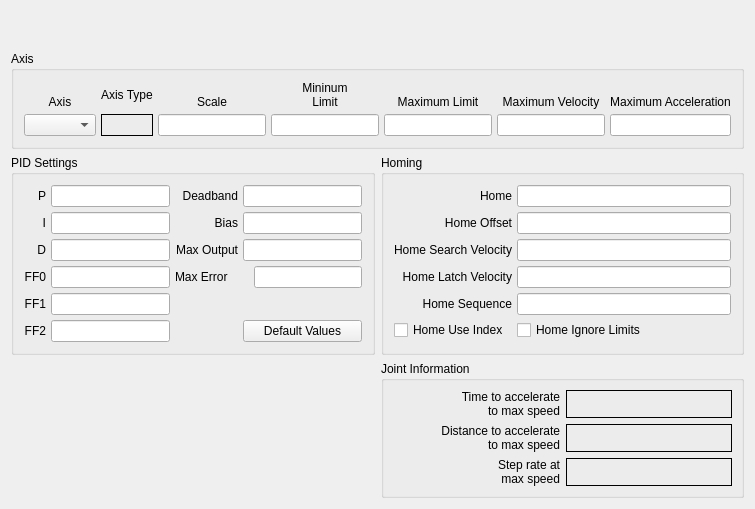
              <widget class="QWidget" name="joint2tab_2">
               <attribute name="title">
                <string>Joint 2</string>
               </attribute>
               <layout class="QGridLayout" name="gridLayout_64">
                <item row="2" column="1">
                 <widget class="QGroupBox" name="groupBox_24">
                  <property name="title">
                   <string>Homing</string>
                  </property>
                  <layout class="QGridLayout" name="gridLayout_67">
                   <property name="margin">
                    <number>10</number>
                   </property>
                   <property name="spacing">
                    <number>5</number>
                   </property>
                   <item row="0" column="0">
                    <widget class="QLabel" name="label_515">
                     <property name="text">
                      <string>Home</string>
                     </property>
                     <property name="alignment">
                      <set>Qt::AlignRight|Qt::AlignTrailing|Qt::AlignVCenter</set>
                     </property>
                    </widget>
                   </item>
                   <item row="0" column="1">
                    <widget class="QLineEdit" name="home_7">
                     <property name="toolTip">
                      <string>&lt;html&gt;&lt;head/&gt;&lt;body&gt;&lt;p&gt;Home is usually set to 0&lt;/p&gt;&lt;/body&gt;&lt;/html&gt;</string>
                     </property>
                     <property name="alignment">
                      <set>Qt::AlignRight|Qt::AlignTrailing|Qt::AlignVCenter</set>
                     </property>
                    </widget>
                   </item>
                   <item row="1" column="0">
                    <widget class="QLabel" name="label_516">
                     <property name="text">
                      <string>Home Offset</string>
                     </property>
                     <property name="alignment">
                      <set>Qt::AlignRight|Qt::AlignTrailing|Qt::AlignVCenter</set>
                     </property>
                    </widget>
                   </item>
                   <item row="1" column="1">
                    <widget class="QLineEdit" name="homeOffset_7">
                     <property name="toolTip">
                      <string>&lt;html&gt;&lt;head/&gt;&lt;body&gt;&lt;p&gt;Home Offset can be used to back off of the home switch&lt;/p&gt;&lt;/body&gt;&lt;/html&gt;</string>
                     </property>
                     <property name="alignment">
                      <set>Qt::AlignRight|Qt::AlignTrailing|Qt::AlignVCenter</set>
                     </property>
                    </widget>
                   </item>
                   <item row="2" column="0">
                    <widget class="QLabel" name="label_517">
                     <property name="text">
                      <string>Home Search Velocity</string>
                     </property>
                     <property name="alignment">
                      <set>Qt::AlignRight|Qt::AlignTrailing|Qt::AlignVCenter</set>
                     </property>
                    </widget>
                   </item>
                   <item row="2" column="1">
                    <widget class="QLineEdit" name="homeSearchVel_7">
                     <property name="toolTip">
                      <string>&lt;html&gt;&lt;head/&gt;&lt;body&gt;&lt;p&gt;Search Velocity is in units per second&lt;/p&gt;&lt;/body&gt;&lt;/html&gt;</string>
                     </property>
                     <property name="alignment">
                      <set>Qt::AlignRight|Qt::AlignTrailing|Qt::AlignVCenter</set>
                     </property>
                    </widget>
                   </item>
                   <item row="3" column="0">
                    <widget class="QLabel" name="label_518">
                     <property name="text">
                      <string>Home Latch Velocity</string>
                     </property>
                     <property name="alignment">
                      <set>Qt::AlignRight|Qt::AlignTrailing|Qt::AlignVCenter</set>
                     </property>
                    </widget>
                   </item>
                   <item row="3" column="1">
                    <widget class="QLineEdit" name="homeLatchVel_7">
                     <property name="toolTip">
                      <string>&lt;html&gt;&lt;head/&gt;&lt;body&gt;&lt;p&gt;Latch Velocity is in user units per second&lt;br/&gt;usually set slower than Search Velocity&lt;/p&gt;&lt;/body&gt;&lt;/html&gt;</string>
                     </property>
                     <property name="alignment">
                      <set>Qt::AlignRight|Qt::AlignTrailing|Qt::AlignVCenter</set>
                     </property>
                    </widget>
                   </item>
                   <item row="5" column="0">
                    <widget class="QCheckBox" name="homeUseIndex_7">
                     <property name="text">
                      <string>Home Use Index</string>
                     </property>
                    </widget>
                   </item>
                   <item row="5" column="1">
                    <widget class="QCheckBox" name="homeIgnoreLimits_7">
                     <property name="text">
                      <string>Home Ignore Limits</string>
                     </property>
                    </widget>
                   </item>
                   <item row="4" column="1">
                    <widget class="QLineEdit" name="homeSequence_7">
                     <property name="toolTip">
                      <string>&lt;html&gt;&lt;head/&gt;&lt;body&gt;&lt;p&gt;Home sequences start at 0 and do not skip a number.&lt;/p&gt;&lt;p&gt;Multiple joint axis use a negative number.&lt;/p&gt;&lt;p&gt;Leave blank to home the joint manually.&lt;/p&gt;&lt;/body&gt;&lt;/html&gt;</string>
                     </property>
                    </widget>
                   </item>
                   <item row="4" column="0">
                    <widget class="QLabel" name="label_519">
                     <property name="text">
                      <string>Home Sequence</string>
                     </property>
                     <property name="alignment">
                      <set>Qt::AlignRight|Qt::AlignTrailing|Qt::AlignVCenter</set>
                     </property>
                    </widget>
                   </item>
                  </layout>
                 </widget>
                </item>
                <item row="1" column="0" colspan="2">
                 <widget class="QGroupBox" name="jointAxisGroup_7">
                  <property name="title">
                   <string>Axis</string>
                  </property>
                  <layout class="QGridLayout" name="gridLayout_65">
                   <property name="margin">
                    <number>10</number>
                   </property>
                   <property name="spacing">
                    <number>5</number>
                   </property>
                   <item row="1" column="0">
                    <widget class="QComboBox" name="axisCB_7"/>
                   </item>
                   <item row="0" column="3">
                    <widget class="QLabel" name="label_499">
                     <property name="text">
                      <string>&lt;html&gt;&lt;head/&gt;&lt;body&gt;&lt;p&gt;Mininum&lt;br/&gt;Limit&lt;/p&gt;&lt;/body&gt;&lt;/html&gt;</string>
                     </property>
                     <property name="alignment">
                      <set>Qt::AlignBottom|Qt::AlignHCenter</set>
                     </property>
                     <property name="wordWrap">
                      <bool>true</bool>
                     </property>
                    </widget>
                   </item>
                   <item row="0" column="0">
                    <widget class="QLabel" name="label_500">
                     <property name="text">
                      <string>Axis</string>
                     </property>
                     <property name="alignment">
                      <set>Qt::AlignBottom|Qt::AlignHCenter</set>
                     </property>
                    </widget>
                   </item>
                   <item row="1" column="3">
                    <widget class="QLineEdit" name="minLimit_7">
                     <property name="alignment">
                      <set>Qt::AlignRight|Qt::AlignTrailing|Qt::AlignVCenter</set>
                     </property>
                    </widget>
                   </item>
                   <item row="1" column="4">
                    <widget class="QLineEdit" name="maxLimit_7">
                     <property name="alignment">
                      <set>Qt::AlignRight|Qt::AlignTrailing|Qt::AlignVCenter</set>
                     </property>
                    </widget>
                   </item>
                   <item row="0" column="4">
                    <widget class="QLabel" name="label_501">
                     <property name="text">
                      <string>Maximum Limit</string>
                     </property>
                     <property name="textFormat">
                      <enum>Qt::AutoText</enum>
                     </property>
                     <property name="alignment">
                      <set>Qt::AlignBottom|Qt::AlignHCenter</set>
                     </property>
                     <property name="wordWrap">
                      <bool>true</bool>
                     </property>
                    </widget>
                   </item>
                   <item row="0" column="5">
                    <widget class="QLabel" name="label_502">
                     <property name="text">
                      <string>Maximum Velocity</string>
                     </property>
                     <property name="alignment">
                      <set>Qt::AlignBottom|Qt::AlignHCenter</set>
                     </property>
                     <property name="wordWrap">
                      <bool>true</bool>
                     </property>
                    </widget>
                   </item>
                   <item row="1" column="5">
                    <widget class="QLineEdit" name="maxVelocity_7">
                     <property name="alignment">
                      <set>Qt::AlignRight|Qt::AlignTrailing|Qt::AlignVCenter</set>
                     </property>
                    </widget>
                   </item>
                   <item row="0" column="2">
                    <widget class="QLabel" name="label_503">
                     <property name="text">
                      <string>Scale</string>
                     </property>
                     <property name="alignment">
                      <set>Qt::AlignBottom|Qt::AlignHCenter</set>
                     </property>
                    </widget>
                   </item>
                   <item row="0" column="6">
                    <widget class="QLabel" name="label_504">
                     <property name="text">
                      <string>Maximum Acceleration</string>
                     </property>
                     <property name="alignment">
                      <set>Qt::AlignBottom|Qt::AlignHCenter</set>
                     </property>
                     <property name="wordWrap">
                      <bool>true</bool>
                     </property>
                    </widget>
                   </item>
                   <item row="1" column="6">
                    <widget class="QLineEdit" name="maxAccel_7">
                     <property name="alignment">
                      <set>Qt::AlignRight|Qt::AlignTrailing|Qt::AlignVCenter</set>
                     </property>
                    </widget>
                   </item>
                   <item row="0" column="1">
                    <widget class="QLabel" name="label_35">
                     <property name="text">
                      <string>Axis Type</string>
                     </property>
                    </widget>
                   </item>
                   <item row="1" column="1">
                    <widget class="QLabel" name="axisType_7">
                     <property name="frameShape">
                      <enum>QFrame::Box</enum>
                     </property>
                     <property name="text">
                      <string/>
                     </property>
                    </widget>
                   </item>
                   <item row="1" column="2">
                    <widget class="QLineEdit" name="scale_7"/>
                   </item>
                  </layout>
                 </widget>
                </item>
                <item row="2" column="0">
                 <widget class="QGroupBox" name="groupBox_23">
                  <property name="title">
                   <string>PID Settings</string>
                  </property>
                  <layout class="QGridLayout" name="gridLayout_66">
                   <property name="margin">
                    <number>10</number>
                   </property>
                   <property name="spacing">
                    <number>5</number>
                   </property>
                   <item row="0" column="0">
                    <widget class="QLabel" name="label_505">
                     <property name="text">
                      <string>P</string>
                     </property>
                     <property name="alignment">
                      <set>Qt::AlignRight|Qt::AlignTrailing|Qt::AlignVCenter</set>
                     </property>
                    </widget>
                   </item>
                   <item row="0" column="1">
                    <widget class="QLineEdit" name="p_7">
                     <property name="text">
                      <string/>
                     </property>
                     <property name="alignment">
                      <set>Qt::AlignRight|Qt::AlignTrailing|Qt::AlignVCenter</set>
                     </property>
                    </widget>
                   </item>
                   <item row="0" column="2">
                    <widget class="QLabel" name="label_506">
                     <property name="text">
                      <string>Deadband</string>
                     </property>
                     <property name="alignment">
                      <set>Qt::AlignRight|Qt::AlignTrailing|Qt::AlignVCenter</set>
                     </property>
                    </widget>
                   </item>
                   <item row="0" column="3">
                    <widget class="QLineEdit" name="deadband_7">
                     <property name="text">
                      <string/>
                     </property>
                     <property name="alignment">
                      <set>Qt::AlignRight|Qt::AlignTrailing|Qt::AlignVCenter</set>
                     </property>
                    </widget>
                   </item>
                   <item row="1" column="0">
                    <widget class="QLabel" name="label_507">
                     <property name="text">
                      <string>I</string>
                     </property>
                     <property name="alignment">
                      <set>Qt::AlignRight|Qt::AlignTrailing|Qt::AlignVCenter</set>
                     </property>
                    </widget>
                   </item>
                   <item row="1" column="1">
                    <widget class="QLineEdit" name="i_7">
                     <property name="text">
                      <string/>
                     </property>
                     <property name="alignment">
                      <set>Qt::AlignRight|Qt::AlignTrailing|Qt::AlignVCenter</set>
                     </property>
                    </widget>
                   </item>
                   <item row="1" column="2">
                    <widget class="QLabel" name="label_508">
                     <property name="text">
                      <string>Bias</string>
                     </property>
                     <property name="alignment">
                      <set>Qt::AlignRight|Qt::AlignTrailing|Qt::AlignVCenter</set>
                     </property>
                    </widget>
                   </item>
                   <item row="1" column="3">
                    <widget class="QLineEdit" name="bias_7">
                     <property name="text">
                      <string/>
                     </property>
                     <property name="alignment">
                      <set>Qt::AlignRight|Qt::AlignTrailing|Qt::AlignVCenter</set>
                     </property>
                    </widget>
                   </item>
                   <item row="2" column="0">
                    <widget class="QLabel" name="label_509">
                     <property name="text">
                      <string>D</string>
                     </property>
                     <property name="alignment">
                      <set>Qt::AlignRight|Qt::AlignTrailing|Qt::AlignVCenter</set>
                     </property>
                    </widget>
                   </item>
                   <item row="2" column="1">
                    <widget class="QLineEdit" name="d_7">
                     <property name="text">
                      <string/>
                     </property>
                     <property name="alignment">
                      <set>Qt::AlignRight|Qt::AlignTrailing|Qt::AlignVCenter</set>
                     </property>
                    </widget>
                   </item>
                   <item row="2" column="2">
                    <widget class="QLabel" name="label_510">
                     <property name="text">
                      <string>Max Output</string>
                     </property>
                     <property name="alignment">
                      <set>Qt::AlignRight|Qt::AlignTrailing|Qt::AlignVCenter</set>
                     </property>
                    </widget>
                   </item>
                   <item row="2" column="3">
                    <widget class="QLineEdit" name="maxOutput_7">
                     <property name="text">
                      <string/>
                     </property>
                     <property name="alignment">
                      <set>Qt::AlignRight|Qt::AlignTrailing|Qt::AlignVCenter</set>
                     </property>
                    </widget>
                   </item>
                   <item row="3" column="0">
                    <widget class="QLabel" name="label_511">
                     <property name="text">
                      <string>FF0</string>
                     </property>
                     <property name="alignment">
                      <set>Qt::AlignRight|Qt::AlignTrailing|Qt::AlignVCenter</set>
                     </property>
                    </widget>
                   </item>
                   <item row="3" column="1">
                    <widget class="QLineEdit" name="ff0_7">
                     <property name="text">
                      <string/>
                     </property>
                     <property name="alignment">
                      <set>Qt::AlignRight|Qt::AlignTrailing|Qt::AlignVCenter</set>
                     </property>
                    </widget>
                   </item>
                   <item row="4" column="0">
                    <widget class="QLabel" name="label_512">
                     <property name="text">
                      <string>FF1</string>
                     </property>
                     <property name="alignment">
                      <set>Qt::AlignRight|Qt::AlignTrailing|Qt::AlignVCenter</set>
                     </property>
                    </widget>
                   </item>
                   <item row="4" column="1">
                    <widget class="QLineEdit" name="ff1_7">
                     <property name="text">
                      <string/>
                     </property>
                     <property name="alignment">
                      <set>Qt::AlignRight|Qt::AlignTrailing|Qt::AlignVCenter</set>
                     </property>
                    </widget>
                   </item>
                   <item row="5" column="0">
                    <widget class="QLabel" name="label_513">
                     <property name="text">
                      <string>FF2</string>
                     </property>
                     <property name="alignment">
                      <set>Qt::AlignRight|Qt::AlignTrailing|Qt::AlignVCenter</set>
                     </property>
                    </widget>
                   </item>
                   <item row="5" column="1">
                    <widget class="QLineEdit" name="ff2_7">
                     <property name="text">
                      <string/>
                     </property>
                     <property name="alignment">
                      <set>Qt::AlignRight|Qt::AlignTrailing|Qt::AlignVCenter</set>
                     </property>
                    </widget>
                   </item>
                   <item row="5" column="3">
                    <widget class="QPushButton" name="pidDefault_7">
                     <property name="text">
                      <string>Default Values</string>
                     </property>
                    </widget>
                   </item>
                   <item row="3" column="2">
                    <widget class="QLabel" name="label_514">
                     <property name="text">
                      <string>Max Error</string>
                     </property>
                    </widget>
                   </item>
                   <item row="3" column="3" alignment="Qt::AlignRight">
                    <widget class="QLineEdit" name="maxError_7"/>
                   </item>
                  </layout>
                 </widget>
                </item>
                <item row="3" column="1">
                 <widget class="QGroupBox" name="gridGroupBox_12">
                  <property name="title">
                   <string>Joint Information</string>
                  </property>
                  <layout class="QGridLayout" name="gridLayout_69">
                   <item row="1" column="0" alignment="Qt::AlignRight">
                    <widget class="QLabel" name="label_528">
                     <property name="text">
                      <string>&lt;html&gt;&lt;head/&gt;&lt;body&gt;&lt;p align=&quot;right&quot;&gt;Distance to accelerate&lt;br/&gt;to max speed&lt;/p&gt;&lt;/body&gt;&lt;/html&gt;</string>
                     </property>
                    </widget>
                   </item>
                   <item row="0" column="0">
                    <widget class="QLabel" name="label_529">
                     <property name="text">
                      <string>Time to accelerate
to max speed</string>
                     </property>
                     <property name="alignment">
                      <set>Qt::AlignRight|Qt::AlignTrailing|Qt::AlignVCenter</set>
                     </property>
                    </widget>
                   </item>
                   <item row="2" column="0" alignment="Qt::AlignRight">
                    <widget class="QLabel" name="label_530">
                     <property name="text">
                      <string>&lt;html&gt;&lt;head/&gt;&lt;body&gt;&lt;p align=&quot;right&quot;&gt;Step rate at&lt;br/&gt;max speed&lt;/p&gt;&lt;/body&gt;&lt;/html&gt;</string>
                     </property>
                    </widget>
                   </item>
                   <item row="0" column="1">
                    <widget class="QLabel" name="timeJoint_7">
                     <property name="frameShape">
                      <enum>QFrame::Box</enum>
                     </property>
                     <property name="text">
                      <string/>
                     </property>
                    </widget>
                   </item>
                   <item row="1" column="1">
                    <widget class="QLabel" name="distanceJoint_7">
                     <property name="frameShape">
                      <enum>QFrame::Box</enum>
                     </property>
                     <property name="text">
                      <string/>
                     </property>
                    </widget>
                   </item>
                   <item row="2" column="1">
                    <widget class="QLabel" name="stepRateJoint_7">
                     <property name="frameShape">
                      <enum>QFrame::Box</enum>
                     </property>
                     <property name="text">
                      <string/>
                     </property>
                    </widget>
                   </item>
                  </layout>
                 </widget>
                </item>
                <item row="0" column="0" colspan="2">
                 <spacer name="verticalSpacer_8">
                  <property name="orientation">
                   <enum>Qt::Vertical</enum>
                  </property>
                  <property name="sizeHint" stdset="0">
                   <size>
                    <width>20</width>
                    <height>40</height>
                   </size>
                  </property>
                 </spacer>
                </item>
               </layout>
              </widget>
